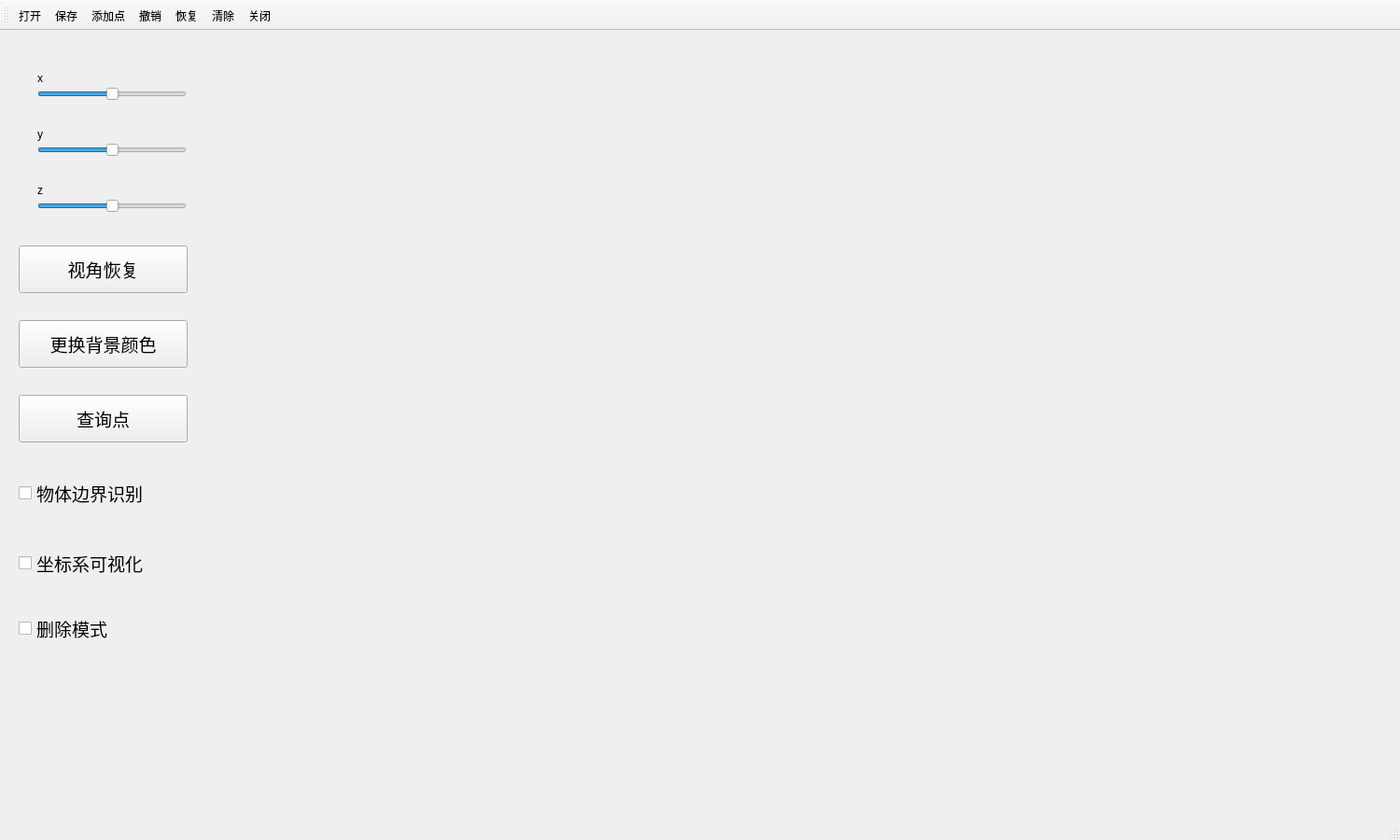
<?xml version="1.0" encoding="UTF-8"?>
<ui version="4.0">
 <class>MainWindow</class>
 <widget class="QMainWindow" name="MainWindow">
  <property name="geometry">
   <rect>
    <x>0</x>
    <y>0</y>
    <width>1500</width>
    <height>900</height>
   </rect>
  </property>
  <property name="windowTitle">
   <string>MainWindow</string>
  </property>
  <widget class="QWidget" name="centralwidget">
   <widget class="QPushButton" name="resetviewer">
    <property name="geometry">
     <rect>
      <x>20</x>
      <y>230</y>
      <width>181</width>
      <height>51</height>
     </rect>
    </property>
    <property name="font">
     <font>
      <pointsize>14</pointsize>
     </font>
    </property>
    <property name="text">
     <string>视角恢复</string>
    </property>
   </widget>
   <widget class="QCheckBox" name="Coordinatevisable">
    <property name="geometry">
     <rect>
      <x>20</x>
      <y>550</y>
      <width>201</width>
      <height>41</height>
     </rect>
    </property>
    <property name="font">
     <font>
      <pointsize>14</pointsize>
     </font>
    </property>
    <property name="text">
     <string>坐标系可视化</string>
    </property>
   </widget>
   <widget class="QPushButton" name="changebgc">
    <property name="geometry">
     <rect>
      <x>20</x>
      <y>310</y>
      <width>181</width>
      <height>51</height>
     </rect>
    </property>
    <property name="font">
     <font>
      <pointsize>14</pointsize>
     </font>
    </property>
    <property name="text">
     <string>更换背景颜色</string>
    </property>
   </widget>
   <widget class="QPushButton" name="pointquery">
    <property name="geometry">
     <rect>
      <x>20</x>
      <y>390</y>
      <width>181</width>
      <height>51</height>
     </rect>
    </property>
    <property name="font">
     <font>
      <pointsize>14</pointsize>
     </font>
    </property>
    <property name="text">
     <string>查询点</string>
    </property>
   </widget>
   <widget class="QCheckBox" name="objedge">
    <property name="geometry">
     <rect>
      <x>20</x>
      <y>470</y>
      <width>201</width>
      <height>51</height>
     </rect>
    </property>
    <property name="font">
     <font>
      <pointsize>14</pointsize>
     </font>
    </property>
    <property name="text">
     <string>物体边界识别</string>
    </property>
   </widget>
   <widget class="QSlider" name="horizontalSlider_x">
    <property name="geometry">
     <rect>
      <x>40</x>
      <y>60</y>
      <width>160</width>
      <height>16</height>
     </rect>
    </property>
    <property name="minimum">
     <number>-50</number>
    </property>
    <property name="maximum">
     <number>50</number>
    </property>
    <property name="orientation">
     <enum>Qt::Horizontal</enum>
    </property>
   </widget>
   <widget class="QSlider" name="horizontalSlider_y">
    <property name="geometry">
     <rect>
      <x>40</x>
      <y>120</y>
      <width>160</width>
      <height>16</height>
     </rect>
    </property>
    <property name="minimum">
     <number>-50</number>
    </property>
    <property name="maximum">
     <number>50</number>
    </property>
    <property name="orientation">
     <enum>Qt::Horizontal</enum>
    </property>
   </widget>
   <widget class="QSlider" name="horizontalSlider_z">
    <property name="geometry">
     <rect>
      <x>40</x>
      <y>180</y>
      <width>160</width>
      <height>16</height>
     </rect>
    </property>
    <property name="minimum">
     <number>-50</number>
    </property>
    <property name="maximum">
     <number>50</number>
    </property>
    <property name="orientation">
     <enum>Qt::Horizontal</enum>
    </property>
   </widget>
   <widget class="QVTKOpenGLNativeWidget" name="vtkWidget" native="true">
    <property name="geometry">
     <rect>
      <x>250</x>
      <y>50</y>
      <width>1200</width>
      <height>750</height>
     </rect>
    </property>
   </widget>
   <widget class="QLabel" name="label">
    <property name="geometry">
     <rect>
      <x>40</x>
      <y>40</y>
      <width>41</width>
      <height>21</height>
     </rect>
    </property>
    <property name="text">
     <string>x</string>
    </property>
   </widget>
   <widget class="QLabel" name="label_2">
    <property name="geometry">
     <rect>
      <x>40</x>
      <y>100</y>
      <width>31</width>
      <height>21</height>
     </rect>
    </property>
    <property name="text">
     <string>y</string>
    </property>
   </widget>
   <widget class="QLabel" name="label_3">
    <property name="geometry">
     <rect>
      <x>40</x>
      <y>160</y>
      <width>31</width>
      <height>21</height>
     </rect>
    </property>
    <property name="text">
     <string>z</string>
    </property>
   </widget>
   <widget class="QCheckBox" name="deletemode">
    <property name="geometry">
     <rect>
      <x>20</x>
      <y>620</y>
      <width>181</width>
      <height>41</height>
     </rect>
    </property>
    <property name="font">
     <font>
      <pointsize>14</pointsize>
     </font>
    </property>
    <property name="text">
     <string>删除模式</string>
    </property>
   </widget>
  </widget>
  <widget class="QMenuBar" name="menubar">
   <property name="geometry">
    <rect>
     <x>0</x>
     <y>0</y>
     <width>1500</width>
     <height>17</height>
    </rect>
   </property>
  </widget>
  <widget class="QStatusBar" name="statusbar"/>
  <widget class="QToolBar" name="toolBar">
   <property name="windowTitle">
    <string>toolBar</string>
   </property>
   <attribute name="toolBarArea">
    <enum>TopToolBarArea</enum>
   </attribute>
   <attribute name="toolBarBreak">
    <bool>false</bool>
   </attribute>
   <addaction name="actionopen"/>
   <addaction name="actionsave"/>
   <addaction name="addpoint"/>
   <addaction name="actionback"/>
   <addaction name="actionrecover"/>
   <addaction name="actionclear"/>
   <addaction name="actionclose"/>
  </widget>
  <action name="actionopen">
   <property name="icon">
    <iconset theme="QIcon::ThemeIcon::FolderOpen"/>
   </property>
   <property name="text">
    <string>打开</string>
   </property>
   <property name="menuRole">
    <enum>QAction::NoRole</enum>
   </property>
  </action>
  <action name="actionsave">
   <property name="icon">
    <iconset theme="QIcon::ThemeIcon::DocumentSave"/>
   </property>
   <property name="text">
    <string>保存</string>
   </property>
   <property name="menuRole">
    <enum>QAction::NoRole</enum>
   </property>
  </action>
  <action name="actionback">
   <property name="icon">
    <iconset theme="QIcon::ThemeIcon::EditUndo"/>
   </property>
   <property name="text">
    <string>撤销</string>
   </property>
   <property name="menuRole">
    <enum>QAction::NoRole</enum>
   </property>
  </action>
  <action name="actionrecover">
   <property name="icon">
    <iconset theme="QIcon::ThemeIcon::EditRedo"/>
   </property>
   <property name="text">
    <string>恢复</string>
   </property>
   <property name="menuRole">
    <enum>QAction::NoRole</enum>
   </property>
  </action>
  <action name="actionclose">
   <property name="icon">
    <iconset theme="QIcon::ThemeIcon::SystemLogOut"/>
   </property>
   <property name="text">
    <string>关闭</string>
   </property>
   <property name="menuRole">
    <enum>QAction::NoRole</enum>
   </property>
  </action>
  <action name="actionclear">
   <property name="icon">
    <iconset theme="QIcon::ThemeIcon::EditClear"/>
   </property>
   <property name="text">
    <string>清除</string>
   </property>
   <property name="menuRole">
    <enum>QAction::NoRole</enum>
   </property>
  </action>
  <action name="addpoint">
   <property name="icon">
    <iconset theme="QIcon::ThemeIcon::ListAdd"/>
   </property>
   <property name="text">
    <string>添加点</string>
   </property>
   <property name="menuRole">
    <enum>QAction::NoRole</enum>
   </property>
  </action>
 </widget>
 <customwidgets>
  <customwidget>
   <class>QVTKOpenGLNativeWidget</class>
   <extends>QWidget</extends>
   <header>QVTKOpenGLNativeWidget.h</header>
   <container>1</container>
  </customwidget>
 </customwidgets>
 <resources/>
 <connections/>
</ui>
